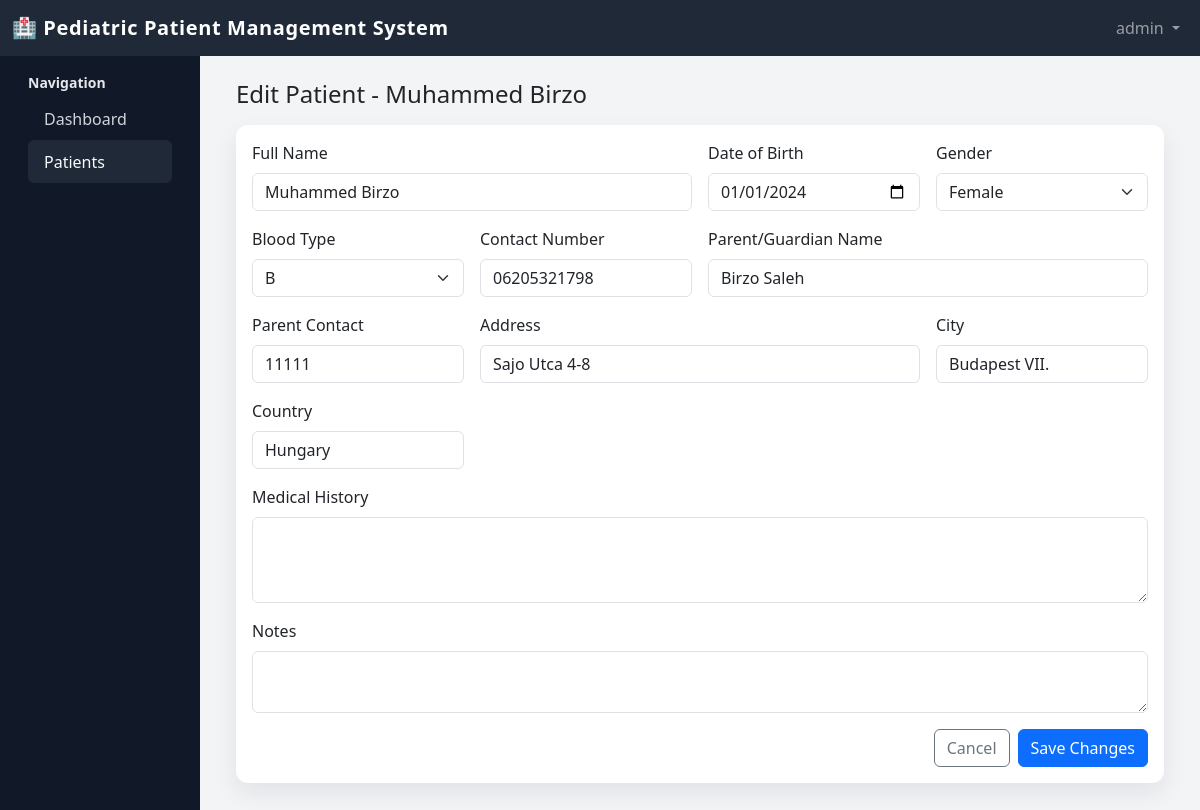
Screenshot of /patients/2/edit/ (signed in) with the database file from the repository.
### pediatric/models.py (models this page shows, shortened)
class Patient(models.Model):
    GENDER_CHOICES = [
        ('Male', 'Male'),
        ('Female', 'Female'),
    ]
    BLOOD_TYPE_CHOICES = [
        ('A', 'A'),
        ('B', 'B'),
        ('AB', 'AB'),
        ('O', 'O'),
    ]
    patient_name = models.CharField(max_length=100)
    date_of_birth = models.DateField()
    gender = models.CharField(max_length=10, choices=GENDER_CHOICES)
    blood_type = models.CharField(max_length=5, choices=BLOOD_TYPE_CHOICES, null=True, blank=True)
    contact_number = models.CharField(max_length=20, blank=True, null=True)
    parent_name = models.CharField(max_length=100, blank=True, null=True)
    parent_contact = models.CharField(max_length=20, blank=True, null=True)
    address = models.CharField(max_length=200, blank=True, null=True)
    city = models.CharField(max_length=50, blank=True, null=True)
    country = models.CharField(max_length=50, blank=True, null=True)
    medical_history = models.TextField(blank=True, null=True)
    notes = models.TextField(blank=True, null=True)
    date_registered = models.DateTimeField(auto_now_add=True)
    created_by = models.ForeignKey(User, on_delete=models.SET_NULL, null=True, related_name='patients_created')
    class Meta:
        ordering = ['-date_registered']

### pediatric/views.py (the view, shortened to what this page needs)
# urls.py: path('patients/<int:pk>/edit/', views.patient_edit, name='patient_edit'),
@login_required
def patient_edit(request, pk):
    patient = get_object_or_404(Patient, pk=pk)
    return render(request, 'patients/patient_edit.html', {
        'patient': patient
    })

### templates/patients/patient_edit.html (shortened to what this page needs)
{% extends 'base.html' %}
{% block content %}
<h4 class="mb-3">Edit Patient - {{ patient.patient_name }}</h4>
<div class="card">
  <div class="card-body">
    <form method="post">
      <div class="row g-3">
        <div class="col-md-6">
          <label class="form-label">Full Name</label>
          <input type="text" name="patient_name" class="form-control" value="{{ patient.patient_name }}" required>
        </div>
        <div class="col-md-3">
          <label class="form-label">Date of Birth</label>
          <input type="date" name="date_of_birth" class="form-control" value="{{ patient.date_of_birth|date:'Y-m-d' }}" required>
        </div>
        <div class="col-md-3">
          <label class="form-label">Gender</label>
          <select name="gender" class="form-select" required>
            <option value="Female" {% if patient.gender == 'Female' %}selected{% endif %}>Female</option>
          </select>
        </div>
        <div class="col-md-3">
          <label class="form-label">Blood Type</label>
          <select name="blood_type" class="form-select">
            <option value="B" {% if patient.blood_type == 'B' %}selected{% endif %}>B</option>
          </select>
        </div>
        <div class="col-md-3">
          <label class="form-label">Contact Number</label>
          <input type="text" name="contact_number" class="form-control" value="{{ patient.contact_number|default:'' }}">
        </div>
        <div class="col-md-6">
          <label class="form-label">Parent/Guardian Name</label>
          <input type="text" name="parent_name" class="form-control" value="{{ patient.parent_name|default:'' }}">
        </div>
        <div class="col-md-3">
          <label class="form-label">Parent Contact</label>
          <input type="text" name="parent_contact" class="form-control" value="{{ patient.parent_contact|default:'' }}">
        </div>
        <div class="col-md-6">
          <label class="form-label">Address</label>
          <input type="text" name="address" class="form-control" value="{{ patient.address|default:'' }}">
        </div>
        <div class="col-md-3">
          <label class="form-label">City</label>
          <input type="text" name="city" class="form-control" value="{{ patient.city|default:'' }}">
        </div>
        <div class="col-md-3">
          <label class="form-label">Country</label>
          <input type="text" name="country" class="form-control" value="{{ patient.country|default:'' }}">
        </div>
        <div class="col-12">
          <label class="form-label">Medical History</label>
          <textarea name="medical_history" rows="3" class="form-control">{{ patient.medical_history|default:'' }}</textarea>
        </div>
        <div class="col-12">
          <label class="form-label">Notes</label>
          <textarea name="notes" rows="2" class="form-control">{{ patient.notes|default:'' }}</textarea>
        </div>
      </div>
      <div class="mt-3 d-flex justify-content-end gap-2">
        <a href="{% url 'patient_detail' patient.pk %}" class="btn btn-outline-secondary">Cancel</a>
        <button type="submit" class="btn btn-primary">Save Changes</button>
      </div>
    </form>
  </div>
</div>
{% endblock %}

### templates/base.html (shortened to what this page needs)
<!doctype html>
<html lang="en">
<head>
  <link href="https://cdn.jsdelivr.net/npm/bootstrap@5.3.2/dist/css/bootstrap.min.css" rel="stylesheet">
</head>
<body>
  <nav class="navbar navbar-dark navbar-expand-lg">
    <div class="container-fluid">
      <a class="navbar-brand" href="{% url 'dashboard' %}">
        🏥 Pediatric Patient Management System
      </a>
      <div class="collapse navbar-collapse" id="topnav">
        <ul class="navbar-nav ms-auto mb-2 mb-lg-0">
          {% if user.is_authenticated %}
          <li class="nav-item dropdown">
            <a class="nav-link dropdown-toggle" href="#" data-bs-toggle="dropdown">
              {{ user.first_name|default:user.username }}
            </a>
          </li>
          {% endif %}
        </ul>
      </div>
    </div>
  </nav>
  <div class="container-fluid">
    <div class="row">
      {% if user.is_authenticated %}
      <div class="col-md-3 col-lg-2 d-none d-md-block sidebar py-3">
        <div class="px-3 mb-3">
          <div class="fw-semibold small text-gray-400 mb-1">Navigation</div>
          <a href="{% url 'dashboard' %}" class="{% if request.resolver_match.url_name == 'dashboard' %}active{% endif %}">
            Dashboard
          </a>
          <a href="{% url 'patient_list' %}" class="{% if 'patient' in request.resolver_match.url_name %}active{% endif %}">
            Patients
          </a>
        </div>
      </div>
      {% endif %}
      <div class="{% if user.is_authenticated %}col-md-9 col-lg-10{% else %}col-12{% endif %}">
        <div class="content-wrapper">
          {% block content %}{% endblock %}
        </div>
      </div>
    </div>
  </div>
</body>
</html>

### templates/base.html (style rules this page uses)
body { font-family: system-ui, -apple-system, BlinkMacSystemFont, "Segoe UI", sans-serif; background-color: #f3f4f6; }
.navbar { background-color: #1f2937; }
.navbar-brand { font-weight: 600; letter-spacing: 0.03em; }
.sidebar { min-height: 100vh; background-color: #111827; color: #e5e7eb; }
.sidebar a { color: #d1d5db; text-decoration: none; display: block; padding: 0.6rem 1rem; border-radius: 0.4rem; }
.sidebar a:hover, .sidebar a.active { background-color: #1f2937; color: #f9fafb; }
.content-wrapper { padding: 1.5rem; }
.card { border: none; border-radius: 0.75rem; box-shadow: 0 10px 25px rgba(15, 23, 42, 0.08); }

### rows the page displays
Patient: patient_name "Muhammed Birzo", date_of_birth "01/01/2024", gender "Female", blood_type "B", contact_number "06205321798", parent_name "Birzo Saleh", parent_contact "11111", address "Sajo Utca 4-8", city "Budapest VII.", country "Hungary"

### other values shown
{{ user.first_name|default:user.username }} "admin"
